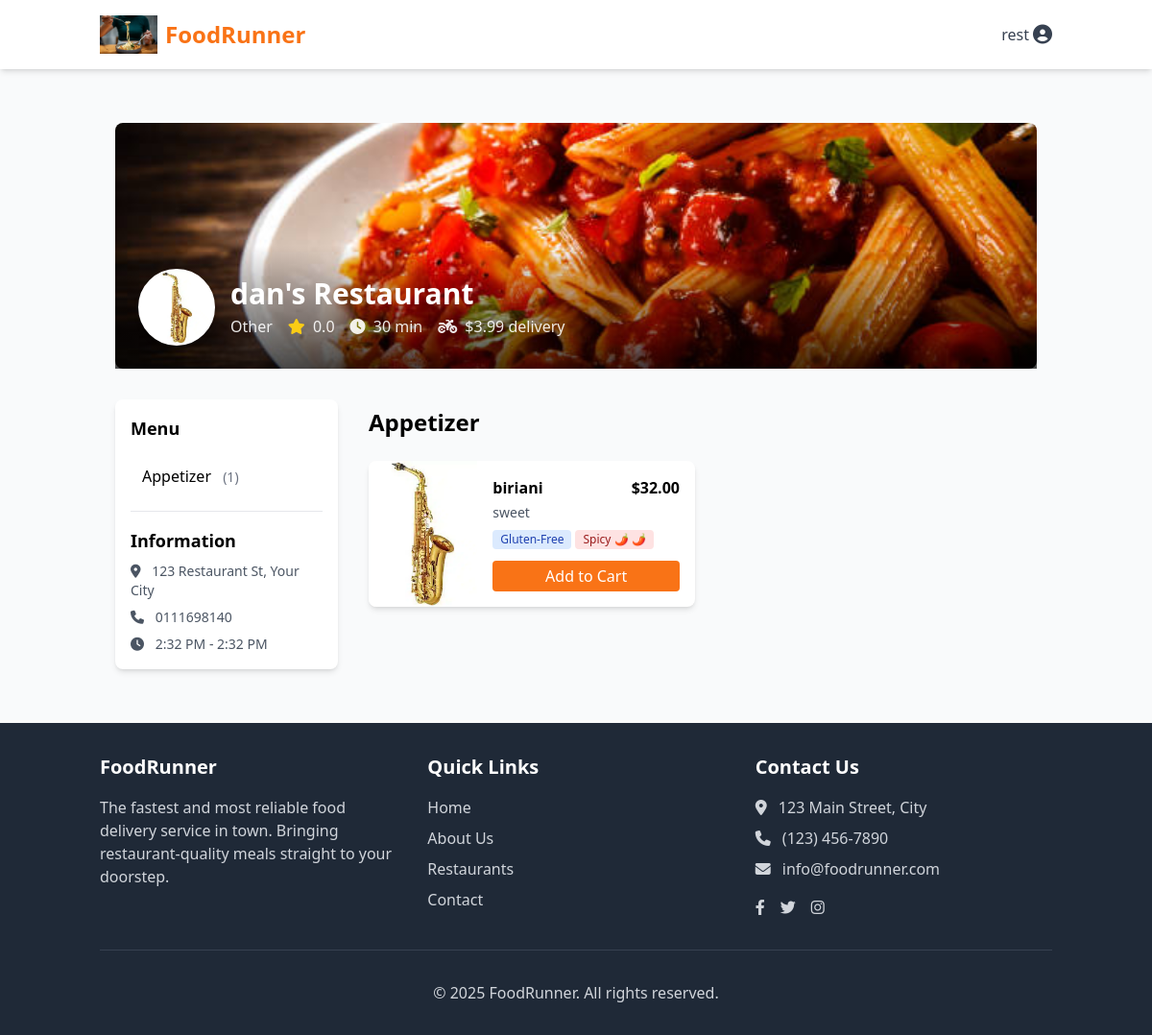
The app's page /customer/restaurants/1/ (signed in) with its own data.
### core/models.py (models this page shows, shortened)
class User(AbstractUser):
    USER_TYPE_CHOICES = (
        ('customer', 'Customer'),
        ('restaurant', 'Restaurant Manager'),
        ('delivery', 'Delivery Person'),
        ('admin', 'Administrator'),
    )
    user_type = models.CharField(
        max_length=20,
        choices=USER_TYPE_CHOICES,
        default='customer'
    )
    phone_number = models.CharField(max_length=15, blank=True)
    profile_picture = models.ImageField(upload_to='profile_pics/', blank=True, null=True)

class Address(models.Model):
    user = models.ForeignKey(User, on_delete=models.CASCADE, related_name='addresses')
    address_line1 = models.CharField(max_length=100)
    address_line2 = models.CharField(max_length=100, blank=True)
    city = models.CharField(max_length=50)
    state = models.CharField(max_length=50)
    postal_code = models.CharField(max_length=10)
    is_default = models.BooleanField(default=False)
    class Meta:
        verbose_name_plural = "Addresses"

### restaurants/models.py (models this page shows, shortened)
class Restaurant(models.Model):
    manager = models.OneToOneField(settings.AUTH_USER_MODEL, on_delete=models.CASCADE)
    name = models.CharField(max_length=100)
    description = models.TextField()
    logo = models.ImageField(upload_to='restaurant_logos/')
    banner_image = models.ImageField(upload_to='restaurant_banners/', blank=True, null=True)
    address = models.OneToOneField(Address, on_delete=models.CASCADE)
    cuisine_type = models.CharField(max_length=50)
    phone = models.CharField(max_length=15)
    email = models.EmailField()
    website = models.URLField(blank=True, null=True)
    is_active = models.BooleanField(default=True)
    average_rating = models.DecimalField(max_digits=3, decimal_places=2, default=0.0)
    delivery_fee = models.DecimalField(max_digits=5, decimal_places=2, default=0.0)
    min_order_amount = models.DecimalField(max_digits=6, decimal_places=2, default=0.0)
    preparation_time = models.PositiveIntegerField(default=30, help_text='Average preparation time in minutes')
    opening_time = models.TimeField()
    closing_time = models.TimeField()
    created_at = models.DateTimeField(auto_now_add=True)
    updated_at = models.DateTimeField(auto_now=True)

class MenuItem(models.Model):
    CATEGORY_CHOICES = (
        ('appetizer', 'Appetizer'),
        ('main', 'Main Course'),
        ('dessert', 'Dessert'),
        ('beverage', 'Beverage'),
        ('side', 'Side Dish'),
    )
    restaurant = models.ForeignKey(Restaurant, on_delete=models.CASCADE, related_name='menu_items')
    name = models.CharField(max_length=100)
    description = models.TextField()
    image = models.ImageField(upload_to='menu_items/')
    price = models.DecimalField(max_digits=6, decimal_places=2)
    category = models.CharField(max_length=20, choices=CATEGORY_CHOICES)
    is_vegetarian = models.BooleanField(default=False)
    is_vegan = models.BooleanField(default=False)
    is_gluten_free = models.BooleanField(default=False)
    spice_level = models.PositiveSmallIntegerField(default=0, help_text='Spice level from 0 to 5')
    is_available = models.BooleanField(default=True)
    preparation_time = models.PositiveIntegerField(default=15, help_text='Preparation time in minutes')
    created_at = models.DateTimeField(auto_now_add=True)
    updated_at = models.DateTimeField(auto_now=True)

### customers/views.py (the view)
# urls.py: path('restaurants/<int:restaurant_id>/', views.restaurant_detail, name='restaurant_detail'),
@login_required
def restaurant_detail(request, restaurant_id):
    restaurant = get_object_or_404(Restaurant, id=restaurant_id, is_active=True)
    menu_items = MenuItem.objects.filter(restaurant=restaurant, is_available=True)
    categories = {}
    for item in menu_items:
        category = item.get_category_display()
        if category not in categories:
            categories[category] = []
        categories[category].append(item)
    context = {
        'restaurant': restaurant,
        'categories': categories,
    }
    return render(request, 'customers/restaurant_detail.html', context)

### customers/templates/customers/restaurant_detail.html (shortened to what this page needs)
{% extends 'base.html' %}
{% block content %}
<div class="container mx-auto px-4 py-8">
    <div class="relative mb-8">
        <div class="h-64 rounded-lg overflow-hidden">
            {% if restaurant.banner_image %}
                <img src="{{ restaurant.banner_image.url }}" alt="{{ restaurant.name }}" class="w-full h-full object-cover">
            {% else %}
                <div class="w-full h-full bg-gray-200"></div>
            {% endif %}
        </div>
        <div class="absolute left-0 bottom-0 w-full bg-gradient-to-t from-black/70 to-transparent p-6">
            <div class="flex items-center">
                {% if restaurant.logo %}
                    <img src="{{ restaurant.logo.url }}" alt="{{ restaurant.name }} Logo" class="w-20 h-20 rounded-full border-2 border-white shadow-md mr-4 bg-white">
                {% endif %}
                <div>
                    <h1 class="text-3xl font-bold text-white mb-1">{{ restaurant.name }}</h1>
                    <div class="flex flex-wrap items-center text-white/90">
                        <span class="mr-4">{{ restaurant.cuisine_type }}</span>
                        <span class="mr-4"><i class="fas fa-star text-yellow-400 mr-1"></i> {{ restaurant.average_rating|floatformat:1 }}</span>
                        <span class="mr-4"><i class="fas fa-clock mr-1"></i> {{ restaurant.preparation_time }} min</span>
                        <span><i class="fas fa-motorcycle mr-1"></i> ${{ restaurant.delivery_fee }} delivery</span>
                    </div>
                </div>
            </div>
        </div>
    </div>
    <div class="flex flex-col lg:flex-row gap-8">
        <div class="w-full lg:w-1/4">
            <div class="bg-white rounded-lg shadow-md p-4 sticky top-4">
                <h2 class="text-lg font-semibold mb-4">Menu</h2>
                <ul class="space-y-2">
                    {% for category, items in categories.items %}
                        <li>
                            <a href="#{{ category|slugify }}" class="block px-3 py-2 rounded hover:bg-orange-100 transition duration-200">
                                {{ category }}
                                <span class="text-gray-500 text-sm ml-2">({{ items|length }})</span>
                            </a>
                        </li>
                    {% endfor %}
                </ul>
                <div class="border-t border-gray-200 mt-4 pt-4">
                    <h2 class="text-lg font-semibold mb-2">Information</h2>
                    <div class="text-sm text-gray-600 space-y-2">
                        <p><i class="fas fa-map-marker-alt mr-2"></i> {{ restaurant.address.address_line1 }}, {{ restaurant.address.city }}</p>
                        <p><i class="fas fa-phone mr-2"></i> {{ restaurant.phone }}</p>
                        <p><i class="fas fa-clock mr-2"></i> {{ restaurant.opening_time|time:"g:i A" }} - {{ restaurant.closing_time|time:"g:i A" }}</p>
                    </div>
                </div>
            </div>
        </div>
        <div class="w-full lg:w-3/4">
            {% for category, items in categories.items %}
                <div id="{{ category|slugify }}" class="mb-8">
                    <h2 class="text-2xl font-bold mb-4 sticky top-0 bg-gray-50 py-2">{{ category }}</h2>
                    <div class="grid grid-cols-1 md:grid-cols-2 gap-4">
                        {% for item in items %}
                            <div class="bg-white rounded-lg shadow-md overflow-hidden hover:shadow-lg transition duration-300">
                                <div class="md:flex">
                                    {% if item.image %}
                                        <div class="md:w-1/3 h-32 md:h-auto">
                                            <img src="{{ item.image.url }}" alt="{{ item.name }}" class="w-full h-full object-cover">
                                        </div>
                                    {% endif %}
                                    <div class="p-4 md:w-2/3">
                                        <div class="flex justify-between">
                                            <h3 class="font-semibold">{{ item.name }}</h3>
                                            <span class="font-semibold">${{ item.price }}</span>
                                        </div>
                                        <p class="text-gray-600 text-sm mt-1 mb-2">{{ item.description|truncatechars:70 }}</p>
                                        <div class="flex flex-wrap gap-1 mb-3">
                                            {% if item.is_gluten_free %}
                                                <span class="bg-blue-100 text-blue-800 text-xs px-2 py-0.5 rounded">Gluten-Free</span>
                                            {% endif %}
                                            {% if item.spice_level > 0 %}
                                                <span class="bg-red-100 text-red-800 text-xs px-2 py-0.5 rounded">
                                                    Spicy
                                                    {% for i in "12345" %}
                                                        {% if forloop.counter <= item.spice_level %}🌶️{% endif %}
                                                    {% endfor %}
                                                </span>
                                            {% endif %}
                                        </div>
                                        <a href="{% url 'customers:add_to_cart' item.id %}" class="block w-full bg-orange-500 text-white text-center py-1 rounded hover:bg-orange-600 transition duration-300">
                                            Add to Cart
                                        </a>
                                    </div>
                                </div>
                            </div>
                        {% endfor %}
                    </div>
                </div>
            {% endfor %}
        </div>
    </div>
</div>
{% endblock %}

### core/templates/base.html (shortened to what this page needs)
<!DOCTYPE html>
<html lang="en">
<head>
    {% load static %}
    <script src="https://cdn.tailwindcss.com"></script>
    <link rel="stylesheet" href="https://cdnjs.cloudflare.com/ajax/libs/font-awesome/6.4.0/css/all.min.css">
</head>
<body class="bg-gray-50 min-h-screen flex flex-col">
    <header class="bg-white shadow-md">
        <nav class="container mx-auto px-4 py-4 flex justify-between items-center">
            <a href="{% url 'landing' %}" class="flex items-center">
                <img src="{% static 'images/logo.png' %}" alt="FoodRunner Logo" class="h-10 w-auto mr-2">
                <span class="text-2xl font-bold text-orange-500">FoodRunner</span>
            </a>
            <div class="flex items-center space-x-4">
                {% if user.is_authenticated %}
                    <div class="relative group">
                        <button class="flex items-center text-gray-700 hover:text-orange-500">
                            <span class="mr-1">{{ user.username }}</span>
                            <i class="fas fa-user-circle text-xl"></i>
                        </button>
                    </div>
                {% else %}
                    <a href="{% url 'login' %}" class="text-gray-700 hover:text-orange-500 font-semibold">Login</a>
                    <a href="{% url 'register' %}" class="bg-orange-500 text-white px-4 py-2 rounded-md hover:bg-orange-600 font-semibold">Sign Up</a>
                {% endif %}
            </div>
        </nav>
    </header>
    <main class="flex-grow container mx-auto px-4 py-6">
        {% block content %}{% endblock %}
    </main>
    <footer class="bg-gray-800 text-white py-8">
        <div class="container mx-auto px-4">
            <div class="grid grid-cols-1 md:grid-cols-3 gap-8">
                <div>
                    <h3 class="text-xl font-semibold mb-4">FoodRunner</h3>
                    <p class="text-gray-300">
                        The fastest and most reliable food delivery service in town. Bringing restaurant-quality meals straight to your doorstep.
                    </p>
                </div>
                <div>
                    <h3 class="text-xl font-semibold mb-4">Quick Links</h3>
                    <ul class="space-y-2">
                        <li><a href="{% url 'landing' %}" class="text-gray-300 hover:text-orange-400">Home</a></li>
                        <li><a href="#" class="text-gray-300 hover:text-orange-400">About Us</a></li>
                        <li><a href="#" class="text-gray-300 hover:text-orange-400">Restaurants</a></li>
                        <li><a href="#" class="text-gray-300 hover:text-orange-400">Contact</a></li>
                    </ul>
                </div>
                <div>
                    <h3 class="text-xl font-semibold mb-4">Contact Us</h3>
                    <p class="text-gray-300 mb-2">
                        <i class="fas fa-map-marker-alt mr-2"></i> 123 Main Street, City
                    </p>
                    <p class="text-gray-300 mb-2">
                        <i class="fas fa-phone mr-2"></i> (123) 456-7890
                    </p>
                    <p class="text-gray-300 mb-2">
                        <i class="fas fa-envelope mr-2"></i> info@foodrunner.com
                    </p>
                    <div class="flex space-x-4 mt-4">
                        <a href="#" class="text-gray-300 hover:text-orange-400"><i class="fab fa-facebook-f"></i></a>
                        <a href="#" class="text-gray-300 hover:text-orange-400"><i class="fab fa-twitter"></i></a>
                        <a href="#" class="text-gray-300 hover:text-orange-400"><i class="fab fa-instagram"></i></a>
                    </div>
                </div>
            </div>
            <div class="border-t border-gray-700 mt-8 pt-8 text-center text-gray-300">
                <p>&copy; 2025 FoodRunner. All rights reserved.</p>
            </div>
        </div>
    </footer>
</body>
</html>

### records on screen
User: username "rest"
Restaurant: banner_image (picture), logo (picture), name "dan's Restaurant", cuisine_type "Other", average_rating "0.0", preparation_time "30", delivery_fee "3.99", address.address_line1 "123 Restaurant St", address.city "Your City", phone "0111698140", opening_time "2:32 PM", closing_time "2:32 PM"
MenuItem: category "Appetizer", items "1", image (picture), name "biriani", price "32.00", description "sweet", is_gluten_free "Gluten-Free", spice_level "Spicy"
